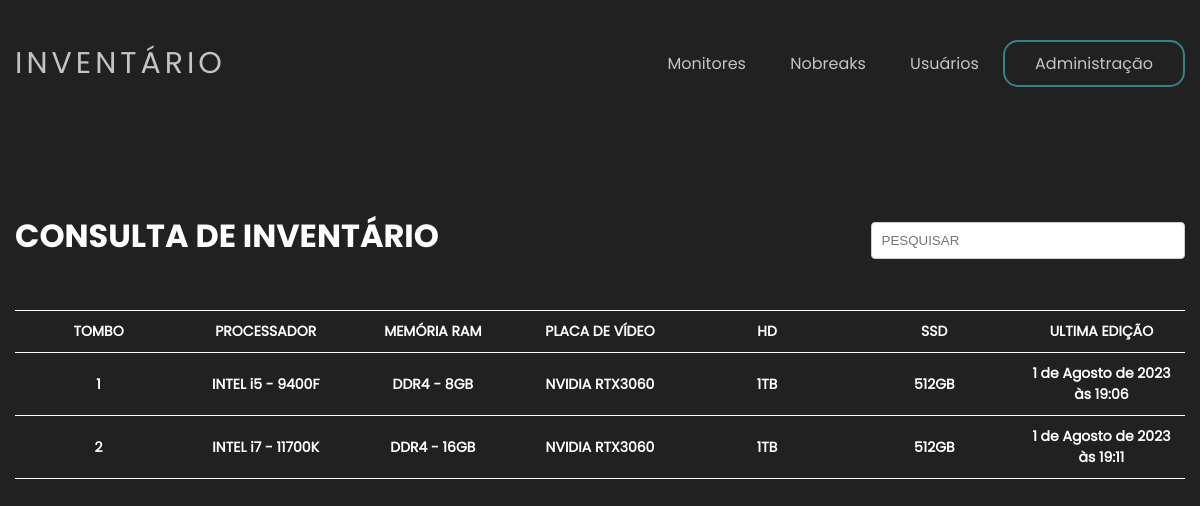
The app's page /cpus/ with its own data.
### cpu/models.py (models this page shows, shortened)
class Cpu(models.Model):
    tombo = models.IntegerField(primary_key=True,help_text="Ex: 6541", verbose_name="Tombo")
    numero_serie = models.CharField(max_length=100,help_text="Ex:BRJ4030HPS", verbose_name="Número de Série")
    hostname = models.CharField(max_length=100,help_text="Ex: WS-HP-GEAI-6541")
    sistema_operacional = models.CharField(max_length=100, choices=LISTA_SISTEMA, verbose_name="Sistema Operacional")
    processador = models.CharField(max_length=100, choices=LISTA_PROCESSADORES)
    memoria_ram = models.CharField(max_length=100, choices=LISTA_MEMORIAS, verbose_name="Memória Ram")
    placa_de_video = models.CharField(max_length=100, choices=LISTA_PLACAS_VIDEO, verbose_name="Placa de Vídeo")
    hd = models.CharField(max_length=100, choices=LISTA_HDS, verbose_name="HD")
    ssd = models.CharField(max_length=100, choices=LISTA_SSDS, verbose_name="SSD")
    leitor_cd = models.CharField(max_length=10, choices=LISTA_BOOLEAN, verbose_name="Leitor de CD")
    ip = models.CharField(max_length=20,help_text="Ex: 10.10.0.3",verbose_name="Endereço IP")
    mac = models.CharField(max_length=20,help_text="Ex: ", verbose_name="Endereço MAC")
    foto_equipamento = models.ImageField(upload_to='photos_cpu',help_text="Faça aqui o upload das fotos do equipamento.", verbose_name="Foto do Equipamento", blank=True)
    data_edicao = models.DateTimeField(default=timezone.now,verbose_name="Data de Edição")

### cpu/views.py (the view)
# urls.py: urlpatterns = [path('cpus/',homecpus),]
def homecpus(request):
    context = {}
    lista_cpus = Cpu.objects.all().order_by('tombo')
    context['lista_cpus'] = lista_cpus
    return render(request, 'cpus.html', context)

### cpu/templates/cpus.html (shortened to what this page needs)
{% load static %}
<!DOCTYPE html>
<html lang="pt-br">
<head>
    <link rel="stylesheet" href="/static/css/usuario.css" />
</head>
<body page='lista'>
    <header>
        <div id="title">
            <a class="logo" href="/">INVENTÁRIO</a>
        </div>
        <ul>
            <a class="sumir" href="/monitores">
                <li>Monitores</li>
            </a>
            <a class="sumir" href="/nobreaks">
                <li>Nobreaks</li>
            </a>
            <a class="sumir" href="/users">
                <li>Usuários</li>
            </a>
            <a class="centro" href="/admin" id='logar'>
                <li>Administração</li>
            </a>
        </ul>
    </header>
    <div id="listaregistro">
        <div>
            <input placeholder="PESQUISAR" autofocus id='inputPesquisa' />
        </div>
        <table>
            <h1 class="h1inv">CONSULTA  DE INVENTÁRIO</h1>
            <thead>
                <tr>
                    <th>TOMBO</th>
                    <th>PROCESSADOR</th>
                    <th>MEMÓRIA RAM</th>
                    <th>PLACA DE VÍDEO</th>
                    <th>HD</th>
                    <th>SSD</th>
                    <th>ULTIMA EDIÇÃO</th>
                </tr>
            </thead>
            {% for cpu in lista_cpus %}
            <tr>
                <th>{{cpu.tombo }}</th>
                <th>{{cpu.processador}}</th>
                <th>{{cpu.memoria_ram}}</th>
                <th>{{cpu.placa_de_video}}</th>
                <th>{{cpu.hd}}</th>
                <th>{{cpu.ssd}}</th>
                <th>{{cpu.data_edicao}}</th>
            </tr>
            {% endfor %}
        </table>
    </div>
</body>
</html>

### static/css/usuario.css (style rules this page uses)
body { background: #212121; color: white; font-family: poppinsregular; max-width: 1300px; margin: 0 auto; padding: 15px; }
header { display: flex; flex-direction: row; justify-content: space-between; align-items: center; }
a { color: white; text-decoration: none; transition: 0.3s; }
.logo { font-size: 30px; text-transform: uppercase; letter-spacing: 4px; }
li { display: inline-block; margin: 20px; }
a { color: #C5C3C3; }
#logar { border: 2px solid #37808d; padding: 10px; border-radius: 15px; }
h1 { font-weight: 200; }
#listaregistro { display: none; }
body[page=lista] #listaregistro { display: block; }
#inputPesquisa { display: flex; float: right; width: 25%; flex: 1; outline: none; margin-top: 10px; }
.h1inv { display: flex; font-family: poppinsbold; margin-top: 100px; }
table { width: 100%; table-layout: fixed; text-align: center; border-collapse: collapse; margin-top: 50px; }
table th, table td { font-size: 14px; padding: 10px 10px; border-top: solid 1px white; border-bottom: solid 1px white; color: white; }
input { border: solid 1px #ccc; border-radius: 4px; padding: 10px; }

### records on screen
Cpu: tombo "1", processador "INTEL i5 - 9400F", memoria_ram "DDR4 - 8GB", placa_de_video "NVIDIA RTX3060", hd "1TB", ssd "512GB", data_edicao "1 de Agosto de 2023 às 19:06"
Cpu: tombo "2", processador "INTEL i7 - 11700K", memoria_ram "DDR4 - 16GB", placa_de_video "NVIDIA RTX3060", hd "1TB", ssd "512GB", data_edicao "1 de Agosto de 2023 às 19:11"
